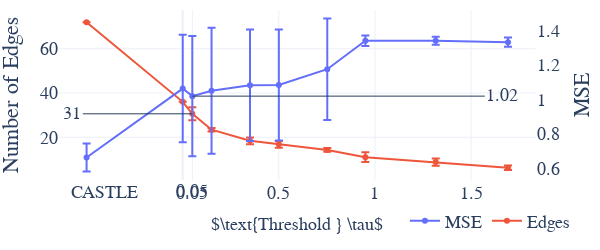

Notebook code for this chart:
### Markdown cell above
## Cali

### Code cell
import re
from utils import load_pickle
import pandas as pd
import numpy as np

save = True
dset='100000'
version = 'cali'#'(adult2|adult)'
metric = 'MSE'
theta = '(([+-])?\d(\.\d+)?)'
folder = "./results/adjmats/"
list_edges = []
for filename in os.listdir(folder):
    match = re.search(f'W_est.{dset}.(\d).(\d).(.*?).{version}.pkl$', filename)
    if match:
        out_f, in_f, theta = match.groups()
        edges = sum(load_pickle(os.path.join(folder,filename), verbose=False).flatten()>0)
        list_edges.append((float(theta), out_f, in_f, edges))
n_edges = pd.DataFrame(list_edges).groupby(0, as_index=False).agg({3 : ['mean', 'std']})
n_edges.columns = n_edges.columns.droplevel()
n_edges.columns = ['theta','N_edges','Std']

folder = "./results/"
filename = f"Nested5FoldCASTLE.Reg.Synth.100000.{version}.pkl"
describe = load_pickle(os.path.join(folder,filename), verbose=False)
agg_stats = pd.DataFrame([(describe[c]['theta'],c[9],describe[c]['fold'],describe[c][metric]) for c in describe]).groupby(0, as_index=False).agg({2 : ['count','max'], 3 : ['mean', 'std']})
agg_stats.columns = ['theta', 'count','folds',  'accuracy_mean', 'accuracy_std']
agg_stats=agg_stats.merge(n_edges,on='theta')
agg_stats= agg_stats.drop_duplicates(subset=['N_edges'])
sub = -0.5
agg_stats.loc[agg_stats['theta']==-1,'theta'] = sub

filter_theta = 1.8
filter_list = [0.1, 0.188, 0.2,0.25, 0.3,0.4,0.45, 0.376, 0.55,0.65, 0.7,0.75, 0.8,0.85,0.9,0.94, 1.504,1.88, 2.256,2.632]#[0.1,0.188,0.2,0.3,0.35,0.376,0.45,0.65,0.7,0.8,0.85,0.9,0.95]
agg_stats = agg_stats[(agg_stats['theta']<=filter_theta) & (~round(agg_stats['theta'],3).isin(filter_list))]
display(agg_stats)

import plotly.graph_objects as go
from plotly.subplots import make_subplots

# Create figure with secondary y-axis
fig = make_subplots(specs=[[{"secondary_y": True}]])

# Add traces
fig.add_trace(
    go.Scatter(x=agg_stats['theta'], y=agg_stats['accuracy_mean'], name=metric,         
    error_y=dict(
            type='data', # value of error bar given in data coordinates
            array=agg_stats['accuracy_std'],
            visible=True)
            ),
    secondary_y=True, 
)

fig.add_trace(
    go.Scatter(x=agg_stats['theta'], y=agg_stats['N_edges'], name="Edges",
    error_y=dict(
            type='data', # value of error bar given in data coordinates
            array=agg_stats['Std'],
            visible=True)
              ),
    secondary_y=False,
)

# Add figure title
fig.update_layout(
    title='',
    legend={
        'y':-0.35,
        'x':0.85,
        'orientation':"h",
        'xanchor': 'center',
        'yanchor': 'bottom'},
    template='plotly_white',
    autosize=True,
    width=600, height=250, 
    margin=dict(
        l=10,
        r=10,
        b=10,
        t=10,
        pad=0
    ),
    font=dict(
        family='Serif',#"Courier New, monospace",
        size=18,
        # color="Black"
    )    
)

# Set x-axis title
fig.update_xaxes(showgrid=True,title={'text':r'$\text{Threshold } \tau$','font':{'size':18#, 'family': 'Courier New, monospace',
}},tickvals=[a for sub in [[0.05],list(np.round(np.arange(0.5, max(agg_stats['theta']), 0.5),1))] for a in sub],
)

# Set y-axes titles
fig.update_yaxes(title={'text':"Number of Edges"#,'font':{'size':18}
}, secondary_y=False)
fig.update_yaxes(showgrid=False,nticks=6,zeroline=False, title={'text':metric#,'font':{'size':18}
}, #nticks=13,
secondary_y=True)


fig.add_annotation(x=0.02, y=-0.14,
            text="CASTLE",
            showarrow=False,
            yshift=0,
            xref='paper',
            yref='paper',)

chosen_tau=0.05
y_co = agg_stats[agg_stats['theta']==chosen_tau]['accuracy_mean']
fig.add_annotation(x=chosen_tau, y=1.0185,
            text=str(chosen_tau),
            showarrow=True,
            yshift=-185,
            xref='x',ax=0,
            yref='paper',ay=0)
fig.add_annotation(x=chosen_tau, y=1.0185,
            text=str(1.02),
            showarrow=True,
            yshift=0,
            xref='x',ax=310,
            yref='y2',ay=0)
fig.add_annotation(x=chosen_tau, y=30.6,
            text=str(31),
            showarrow=True,
            yshift=0,
            xref='x',ax=-120,
            yref='y',ay=0)
            
fig.show()

output_folder = "figures"
if not os.path.exists(output_folder):
    os.mkdir(output_folder)

out_path = os.path.join(output_folder,f"plot_tauoptim_{version}.png")

if save:
    import kaleido
    fig.write_image(out_path)

### Figure 1 — Plotly figure (JSON) as saved in the notebook; plotly's stock layout.template omitted (floating-point values rounded to 4 significant figures)
{"data": [{"error_y": {"array": [0.08124, 0.3122, 0.3489, 0.366, 0.3235, 0.3217, 0.2943, 0.03002, 0.02363, 0.02689], "type": "data", "visible": true}, "name": "MSE", "type": "scatter", "x": [-0.5, 0, 0.05, 0.15, 0.35, 0.5, 0.752, 0.95, 1.316, 1.692], "xaxis": "x", "y": [0.6622, 1.062, 1.018, 1.05, 1.082, 1.083, 1.175, 1.34, 1.34, 1.332], "yaxis": "y2"}, {"error_y": {"array": [0, 0, 2.93, 0.8165, 1.528, 1.5, 0.8507, 2.236, 1.682, 1], "type": "data", "visible": true}, "name": "Edges", "type": "scatter", "x": [-0.5, 0, 0.05, 0.15, 0.35, 0.5, 0.752, 0.95, 1.316, 1.692], "xaxis": "x", "y": [72, 36, 30.6, 23.4, 18.4, 16.8, 14.25, 11, 8.75, 6.2], "yaxis": "y"}], "layout": {"annotations": [{"showarrow": false, "text": "CASTLE", "x": 0.02, "xref": "paper", "y": -0.14, "yref": "paper", "yshift": 0}, {"ax": 0, "ay": 0, "showarrow": true, "text": "0.05", "x": 0.05, "xref": "x", "y": 1.018, "yref": "paper", "yshift": -185}, {"ax": 310, "ay": 0, "showarrow": true, "text": "1.02", "x": 0.05, "xref": "x", "y": 1.018, "yref": "y2", "yshift": 0}, {"ax": -120, "ay": 0, "showarrow": true, "text": "31", "x": 0.05, "xref": "x", "y": 30.6, "yref": "y", "yshift": 0}], "autosize": true, "font": {"family": "Serif", "size": 18}, "height": 250, "legend": {"orientation": "h", "x": 0.85, "xanchor": "center", "y": -0.35, "yanchor": "bottom"}, "margin": {"b": 10, "l": 10, "pad": 0, "r": 10, "t": 10}, "title": {"text": ""}, "width": 600, "xaxis": {"anchor": "y", "domain": [0, 0.94], "showgrid": true, "tickvals": [0.05, 0.5, 1, 1.5], "title": {"font": {"size": 18}, "text": "$\\text{Threshold } \\tau$"}}, "yaxis": {"anchor": "x", "domain": [0, 1], "title": {"text": "Number of Edges"}}, "yaxis2": {"anchor": "x", "nticks": 6, "overlaying": "y", "showgrid": false, "side": "right", "title": {"text": "MSE"}, "zeroline": false}}}
